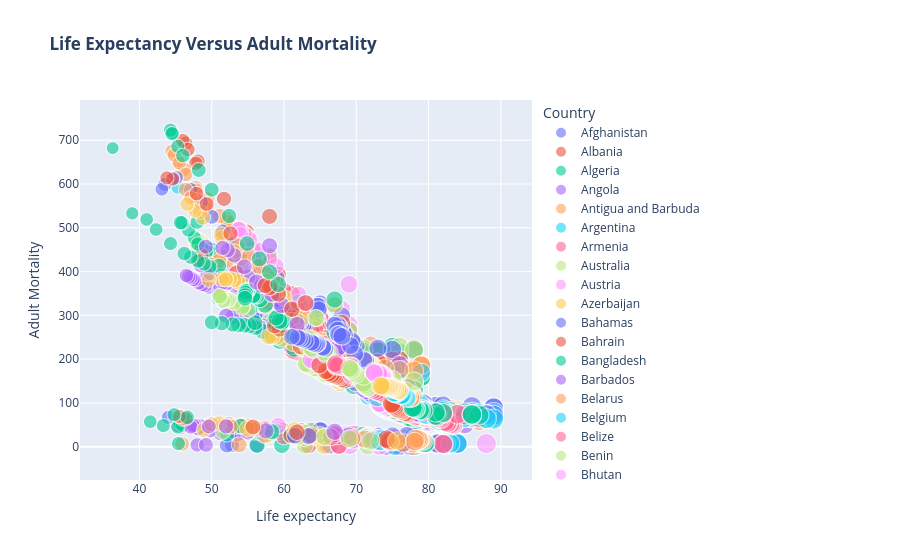

Notebook code cell kept with this figure:
### Markdown cell above
## Life Expectancy Versus Adult Mortality

### Code cell
px.scatter(df,y='Adult Mortality',x='Life expectancy ',color='Country',
           size='Life expectancy ', opacity=0.6,
           title='<b> Life Expectancy Versus Adult Mortality')
